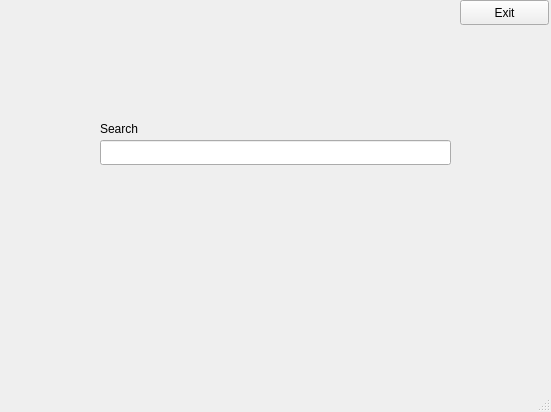
<?xml version="1.0" encoding="UTF-8"?>
<ui version="4.0">
 <class>MainWindow</class>
 <widget class="QMainWindow" name="MainWindow">
  <property name="geometry">
   <rect>
    <x>0</x>
    <y>0</y>
    <width>551</width>
    <height>412</height>
   </rect>
  </property>
  <property name="windowTitle">
   <string>MainWindow</string>
  </property>
  <widget class="QWidget" name="centralwidget">
   <widget class="QPushButton" name="pushButton">
    <property name="geometry">
     <rect>
      <x>460</x>
      <y>0</y>
      <width>89</width>
      <height>25</height>
     </rect>
    </property>
    <property name="text">
     <string>Exit</string>
    </property>
   </widget>
   <widget class="QLineEdit" name="lineEdit">
    <property name="geometry">
     <rect>
      <x>100</x>
      <y>140</y>
      <width>351</width>
      <height>25</height>
     </rect>
    </property>
   </widget>
   <widget class="QLabel" name="label">
    <property name="geometry">
     <rect>
      <x>100</x>
      <y>120</y>
      <width>67</width>
      <height>17</height>
     </rect>
    </property>
    <property name="text">
     <string>Search</string>
    </property>
   </widget>
  </widget>
  <widget class="QMenuBar" name="menubar">
   <property name="geometry">
    <rect>
     <x>0</x>
     <y>0</y>
     <width>551</width>
     <height>22</height>
    </rect>
   </property>
  </widget>
  <widget class="QStatusBar" name="statusbar"/>
 </widget>
 <resources/>
 <connections>
  <connection>
   <sender>pushButton</sender>
   <signal>clicked()</signal>
   <receiver>MainWindow</receiver>
   <slot>close()</slot>
   <hints>
    <hint type="sourcelabel">
     <x>507</x>
     <y>45</y>
    </hint>
    <hint type="destinationlabel">
     <x>507</x>
     <y>123</y>
    </hint>
   </hints>
  </connection>
 </connections>
</ui>
